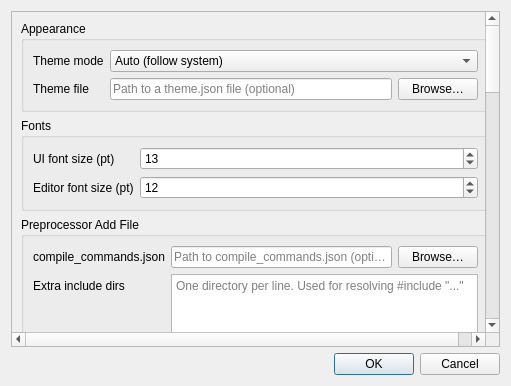
<?xml version="1.0" encoding="UTF-8"?>
<ui version="4.0">
 <class>PreferencesDialog</class>
 <widget class="QDialog" name="PreferencesDialog">
  <property name="windowTitle">
   <string>Preferences</string>
  </property>
  <property name="modal">
   <bool>true</bool>
  </property>
  <layout class="QVBoxLayout" name="verticalLayout">
   <item>
    <widget class="QScrollArea" name="scrollArea">
     <property name="widgetResizable">
      <bool>true</bool>
     </property>
     <widget class="QWidget" name="scrollAreaWidgetContents">
      <layout class="QVBoxLayout" name="scrollLayout">
       <item>
        <widget class="QGroupBox" name="groupAppearance">
         <property name="title">
          <string>Appearance</string>
         </property>
         <layout class="QFormLayout" name="formLayoutAppearance">
          <item row="0" column="0">
           <widget class="QLabel" name="labelThemeMode">
            <property name="text">
             <string>Theme mode</string>
            </property>
           </widget>
          </item>
          <item row="0" column="1">
           <widget class="QComboBox" name="comboThemeMode">
            <item>
             <property name="text">
              <string>Auto (follow system)</string>
             </property>
            </item>
            <item>
             <property name="text">
              <string>Dark</string>
             </property>
            </item>
            <item>
             <property name="text">
              <string>Light</string>
             </property>
            </item>
           </widget>
          </item>
          <item row="1" column="0">
           <widget class="QLabel" name="labelThemeFile">
            <property name="text">
             <string>Theme file</string>
            </property>
           </widget>
          </item>
          <item row="1" column="1">
           <layout class="QHBoxLayout" name="layoutThemeFile">
            <item>
             <widget class="QLineEdit" name="editThemePath">
              <property name="placeholderText">
               <string>Path to a theme.json file (optional)</string>
              </property>
             </widget>
            </item>
            <item>
             <widget class="QPushButton" name="btnBrowseTheme">
              <property name="text">
               <string>Browse…</string>
              </property>
             </widget>
            </item>
           </layout>
          </item>
         </layout>
        </widget>
       </item>
       <item>
        <widget class="QGroupBox" name="groupFonts">
         <property name="title">
          <string>Fonts</string>
         </property>
         <layout class="QFormLayout" name="formLayoutFonts">
          <item row="0" column="0">
           <widget class="QLabel" name="labelUIFont">
            <property name="text">
             <string>UI font size (pt)</string>
            </property>
           </widget>
          </item>
          <item row="0" column="1">
           <widget class="QSpinBox" name="spinUIFontPt">
            <property name="minimum">
             <number>8</number>
            </property>
            <property name="maximum">
             <number>28</number>
            </property>
            <property name="value">
             <number>13</number>
            </property>
           </widget>
          </item>
          <item row="1" column="0">
           <widget class="QLabel" name="labelEditorFont">
            <property name="text">
             <string>Editor font size (pt)</string>
            </property>
           </widget>
          </item>
          <item row="1" column="1">
           <widget class="QSpinBox" name="spinEditorFontPt">
            <property name="minimum">
             <number>8</number>
            </property>
            <property name="maximum">
             <number>28</number>
            </property>
            <property name="value">
             <number>12</number>
            </property>
           </widget>
          </item>
         </layout>
        </widget>
       </item>
       <item>
        <widget class="QGroupBox" name="groupPreprocessor">
         <property name="title">
          <string>Preprocessor Add File</string>
         </property>
         <layout class="QFormLayout" name="formLayoutPreprocessor">
          <item row="0" column="0">
           <widget class="QLabel" name="labelCompileCommands">
            <property name="text">
             <string>compile_commands.json</string>
            </property>
           </widget>
          </item>
          <item row="0" column="1">
           <layout class="QHBoxLayout" name="layoutCompileCommands">
            <item>
             <widget class="QLineEdit" name="editCompileCommandsPath">
              <property name="placeholderText">
               <string>Path to compile_commands.json (optional)</string>
              </property>
             </widget>
            </item>
            <item>
             <widget class="QPushButton" name="btnBrowseCompileCommands">
              <property name="text">
               <string>Browse…</string>
              </property>
             </widget>
            </item>
           </layout>
          </item>
          <item row="1" column="0">
           <widget class="QLabel" name="labelExtraIncludeDirs">
            <property name="text">
             <string>Extra include dirs</string>
            </property>
           </widget>
          </item>
          <item row="1" column="1">
           <widget class="QTextEdit" name="editExtraIncludeDirs">
            <property name="placeholderText">
             <string>One directory per line. Used for resolving #include "..."</string>
            </property>
           </widget>
          </item>
          <item row="2" column="1">
           <widget class="QCheckBox" name="checkInlineOnce">
            <property name="text">
             <string>Inline each header only once</string>
            </property>
            <property name="checked">
             <bool>true</bool>
            </property>
           </widget>
          </item>
          <item row="3" column="1">
           <widget class="QCheckBox" name="checkAutoCopy">
            <property name="text">
             <string>Auto-copy flattened output to clipboard</string>
            </property>
            <property name="checked">
             <bool>true</bool>
            </property>
           </widget>
          </item>
          <item row="4" column="1">
           <widget class="QCheckBox" name="checkStripPragmaOnce">
            <property name="text">
             <string>Strip #pragma once in inlined files</string>
            </property>
            <property name="checked">
             <bool>true</bool>
            </property>
           </widget>
          </item>
          <item row="5" column="1">
           <widget class="QCheckBox" name="checkEmitLineDirectives">
            <property name="text">
             <string>Emit #line directives (preserve file/line in diagnostics)</string>
            </property>
            <property name="checked">
             <bool>true</bool>
            </property>
           </widget>
          </item>
          <item row="6" column="1">
           <widget class="QCheckBox" name="checkIncludeDebugComments">
            <property name="text">
             <string>Include cetest debug comments in flattened output</string>
            </property>
            <property name="checked">
             <bool>false</bool>
            </property>
           </widget>
          </item>
         </layout>
        </widget>
       </item>
       <item>
        <widget class="QGroupBox" name="groupCompilerFlags">
         <property name="title">
          <string>Compiler flags</string>
         </property>
         <layout class="QFormLayout" name="formLayoutCompilerFlags">
          <item row="0" column="0">
           <widget class="QLabel" name="labelExtraFlagsGnu">
            <property name="text">
             <string>Extra flags (GCC/Clang style)</string>
            </property>
           </widget>
          </item>
          <item row="0" column="1">
           <widget class="QPlainTextEdit" name="editExtraFlagsGnu">
            <property name="placeholderText">
             <string>Example: -O0 -Wno-error -fno-exceptions</string>
            </property>
           </widget>
          </item>
          <item row="1" column="0">
           <widget class="QLabel" name="labelExtraFlagsMsvc">
            <property name="text">
             <string>Extra flags (MSVC style)</string>
            </property>
           </widget>
          </item>
          <item row="1" column="1">
           <widget class="QPlainTextEdit" name="editExtraFlagsMsvc">
            <property name="placeholderText">
             <string>Example: /permissive- /Zc:__cplusplus /wd4996</string>
            </property>
           </widget>
          </item>
          <item row="2" column="1">
           <widget class="QLabel" name="labelGroupFlagsHint">
            <property name="text">
             <string>Per-group flags: right-click a family/platform/series leaf in the Compilers pane.</string>
            </property>
            <property name="wordWrap">
             <bool>true</bool>
            </property>
           </widget>
          </item>
         </layout>
        </widget>
       </item>
       <item>
        <widget class="QGroupBox" name="groupLibraries">
         <property name="title">
          <string>Compiler Explorer libraries</string>
         </property>
         <layout class="QVBoxLayout" name="verticalLayoutLibraries">
          <item>
           <widget class="QLabel" name="labelLibrariesHint">
            <property name="text">
             <string>Add CE-provided libraries to all compilers, a compiler family, or a specific compiler id.</string>
            </property>
            <property name="wordWrap">
             <bool>true</bool>
            </property>
           </widget>
          </item>
          <item>
           <widget class="QTableWidget" name="tableLibraryRules">
            <property name="alternatingRowColors">
             <bool>true</bool>
            </property>
            <property name="selectionBehavior">
             <enum>QAbstractItemView::SelectRows</enum>
            </property>
            <property name="selectionMode">
             <enum>QAbstractItemView::SingleSelection</enum>
            </property>
            <property name="editTriggers">
             <set>QAbstractItemView::NoEditTriggers</set>
            </property>
            <column>
             <property name="text">
              <string>Scope</string>
             </property>
            </column>
            <column>
             <property name="text">
              <string>Target</string>
             </property>
            </column>
            <column>
             <property name="text">
              <string>Library</string>
             </property>
            </column>
            <column>
             <property name="text">
              <string>Version</string>
             </property>
            </column>
           </widget>
          </item>
          <item>
           <layout class="QHBoxLayout" name="layoutLibraryButtons">
            <item>
             <widget class="QPushButton" name="btnLibAdd">
              <property name="text">
               <string>Add…</string>
              </property>
             </widget>
            </item>
            <item>
             <widget class="QPushButton" name="btnLibEdit">
              <property name="text">
               <string>Edit…</string>
              </property>
             </widget>
            </item>
            <item>
             <widget class="QPushButton" name="btnLibRemove">
              <property name="text">
               <string>Remove</string>
              </property>
             </widget>
            </item>
            <item>
             <spacer name="horizontalSpacerLibs">
              <property name="orientation">
               <enum>Qt::Horizontal</enum>
              </property>
              <property name="sizeHint" stdset="0">
               <size>
                <width>40</width>
                <height>20</height>
               </size>
              </property>
             </spacer>
            </item>
            <item>
             <widget class="QPushButton" name="btnLibRefresh">
              <property name="text">
               <string>Refresh from CE</string>
              </property>
             </widget>
            </item>
           </layout>
          </item>
         </layout>
        </widget>
       </item>
       <item>
        <spacer name="verticalSpacerScroll">
         <property name="orientation">
          <enum>Qt::Vertical</enum>
         </property>
         <property name="sizeHint" stdset="0">
          <size>
           <width>20</width>
           <height>20</height>
          </size>
         </property>
        </spacer>
       </item>
      </layout>
     </widget>
    </widget>
   </item>
   <item>
    <widget class="QDialogButtonBox" name="buttonBox">
     <property name="standardButtons">
      <set>QDialogButtonBox::Cancel|QDialogButtonBox::Ok</set>
     </property>
    </widget>
   </item>
  </layout>
 </widget>
 <resources/>
 <connections/>
</ui>
